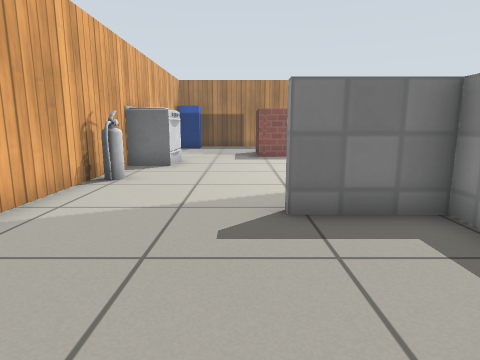
[1] (above)

16 first-person views from a walk through a Gazebo world. The camera is 0.67 m above the floor, tilts 10° down and sees 75° across. The lines on the ground mark 1 m squares. The floor is counted in squares, 0.5 m on a side. Each view is taken from the middle of a square. On the plan, view 1 faces up. The plan holds only what a view shows up to about 14 squares ahead; the rest is blank. The robots in the file are not drawn. Gazebo's built-in surfaces are drawn with simple patterns. Simple shapes stand in for some stock models. Surface patterns are stand-ins for the level's own textures.

[2]
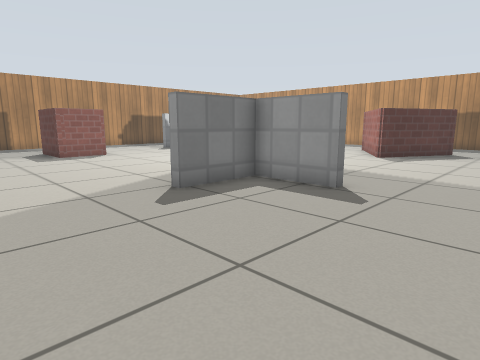

[3]
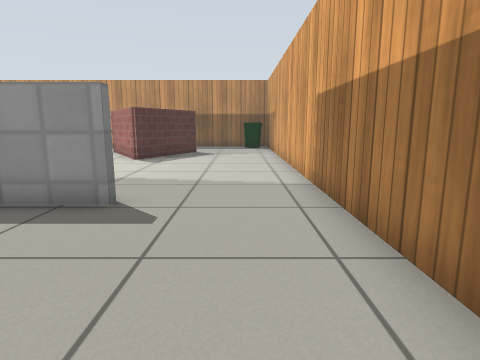

[4]
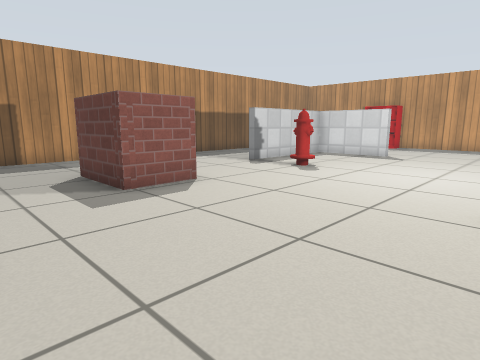

[5]
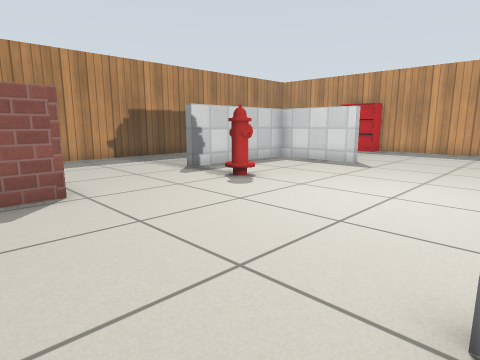

[6]
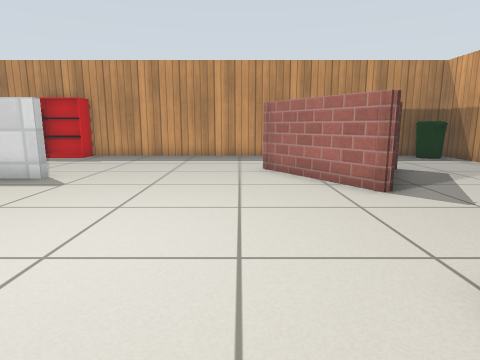

[7]
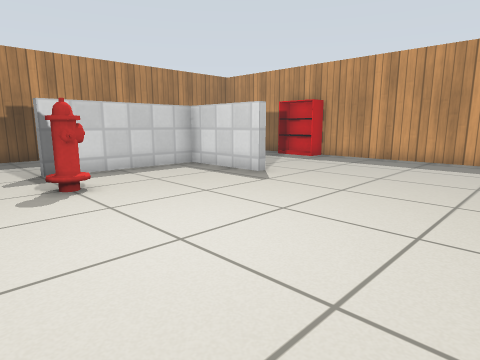

[8]
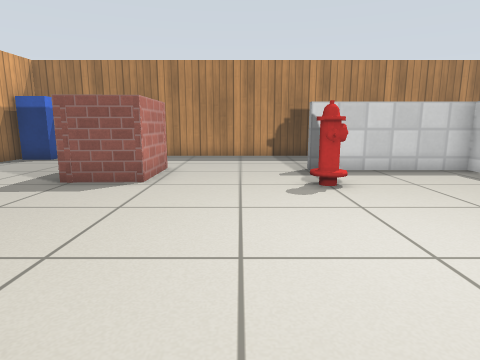

[9]
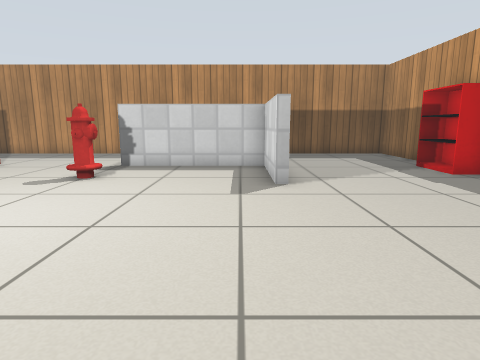

[10]
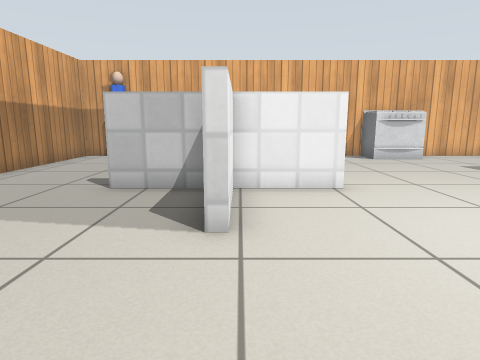

[11]
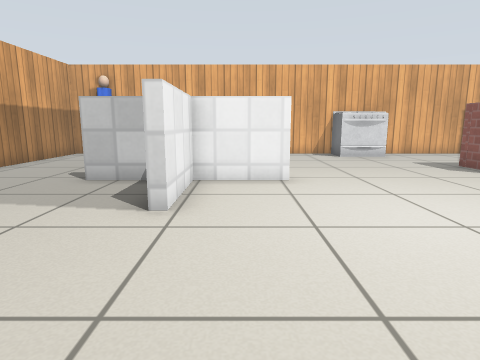

[12]
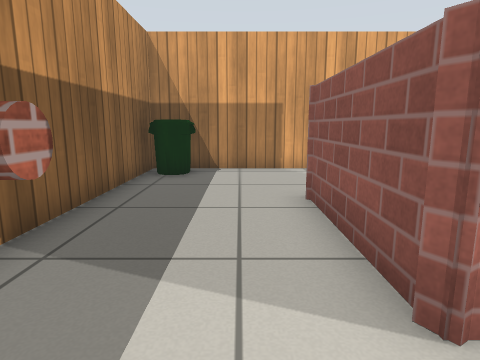

[13]
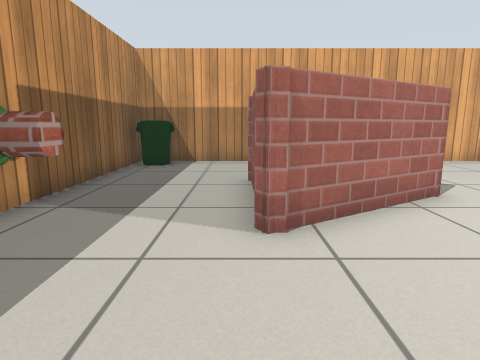

[14]
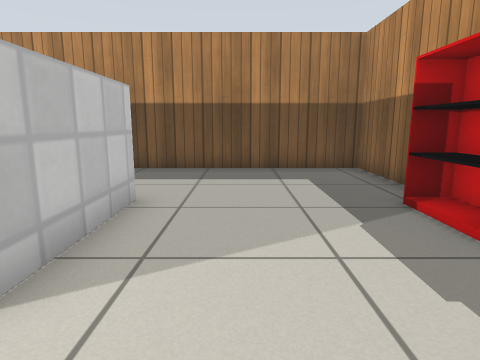

[15]
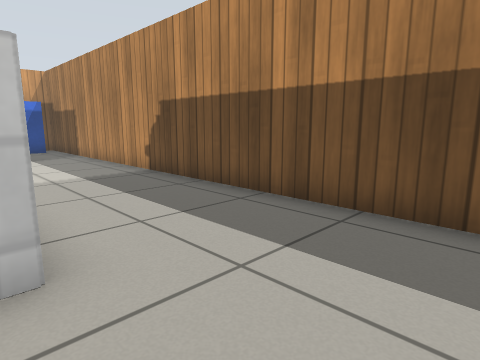

[16]
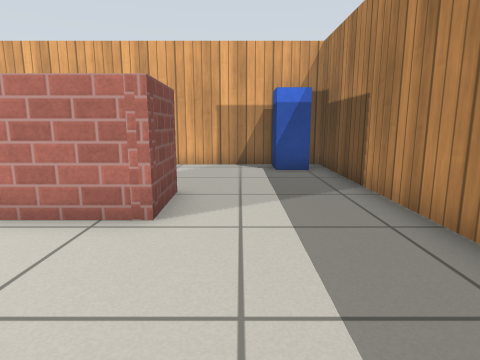

### Floor plan
Points are (right, up) in squares from view 1. A wall is a line through its corners. A room is listed if a view was taken in it or the views show most of it. See-through windows are left out.
Room 1 (views 1, 2, 3)
walls: (3.1, 2.1) (3.1, 4.9); (3.4, 4.6) (0.6, 4.6); (-3.7, 5.5) (-3.7, -1.7) (3.5, -1.7)
ways out: opening at (-1.5, 5) to room 2; opening at (3, 0.5) to room 2
objects: person (-3, 0)
Room 2 (views 4, 5, 6, 7, 8, 9, 10, 11, 12, 13, 14, 15, 16)
walls: (11.8, 12) (11.8, 15.3) (7, 15.3); (3.4, 7.2) (3.4, 4.6); (2.7, 13.3) (0.8, 13.2) (0.8, 15.7) (2.7, 15.8) (2.7, 13.3); (12.1, 15.6) (12.1, 12.2); (3.1, 4.9) (6.3, 4.9); (3.4, 4.2) (3.4, 2.1); (13.7, 4.6) (13.7, 2.1) (10.2, 4) (10.2, 4.2) (13.7, 6.3); (17.7, 5.5) (17.7, 19.7) (-3.7, 19.7) (-3.7, 5.5); (3.5, -1.7) (17.7, -1.7) (17.7, 4.5)
ways out: opening at (-1.5, 5) to room 1; opening at (3, 0.5) to room 1; opening at (15.5, 3.5) to room 3; opening at (15.5, 6) to room 3
objects: fire extinguisher (-3, 8); stove (-3, 11) to (-2, 12); postbox (-3, 18) to (-3, 19); fire hydrant (7, 13); bin (16, -1) to (17, 0); bookshelf (17, 14) to (17, 15)
Room 3 (no view inside)
walls: (17.7, 4.5) (17.7, 5.5); (13.7, 6.3) (13.7, 4.6)
ways out: opening at (15.5, 3.5) to room 2; opening at (15.5, 6) to room 2
objects: plant (17, 5) to (19, 5)

Where each view was taken, in squares from view 1:
view 1: 0 up, 0 right, facing up
view 2: 1 down, 3 left, facing up-right
view 3: 0 up, 2 left, facing right
view 4: 7 up, 2 left, facing up-right
view 5: 7 up, 1 right, facing up-right
view 6: 7 up, 4 right, facing right
view 7: 6 up, 5 right, facing up-right
view 8: 6 up, 5 right, facing up
view 9: 5 up, 11 right, facing up
view 10: 5 up, 10 right, facing left
view 11: 6 up, 11 right, facing left
view 12: 8 up, 15 right, facing down
view 13: 10 up, 14 right, facing down
view 14: 10 up, 14 right, facing up
view 15: 15 up, 15 right, facing up-left
view 16: 17 up, 7 right, facing left
